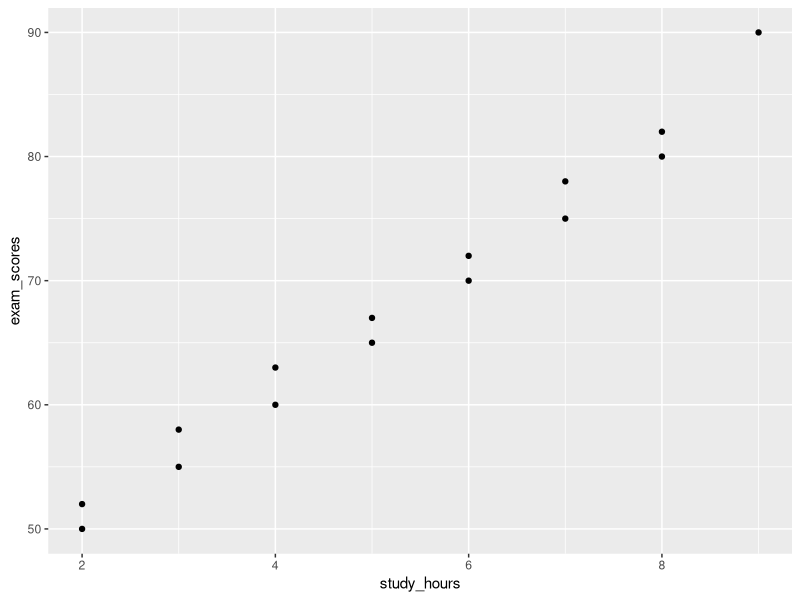
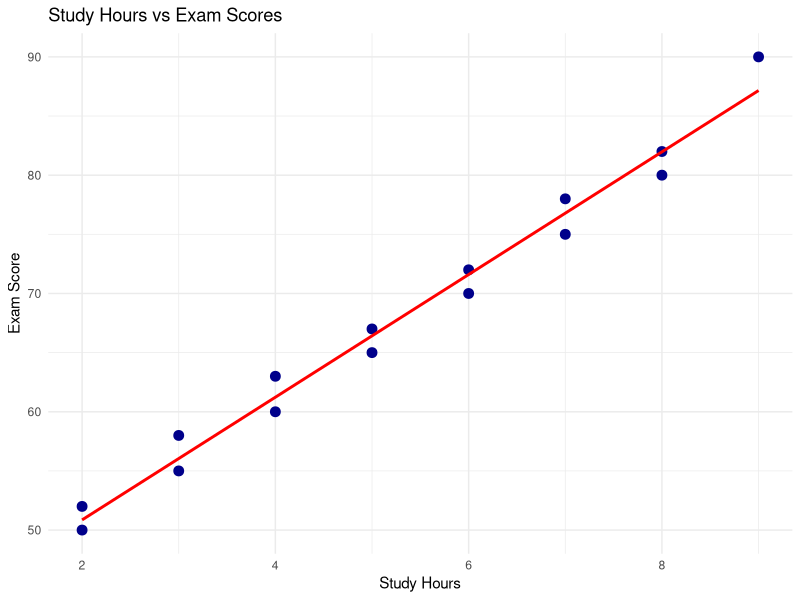

Reproduce these figures in R, in order.
library(ggplot2)

study_hours <- c(2, 3, 4, 5, 6, 7, 8, 2, 4, 6, 5, 7, 3, 8, 9)
exam_scores <- c(50, 55, 60, 65, 70, 75, 80, 52, 63, 72, 67, 78, 58, 82, 90)

data <- data.frame(study_hours, exam_scores)

ggplot(data, aes(x = study_hours, y = exam_scores)) +
  geom_point()

ggplot(data, aes(x = study_hours, y = exam_scores)) + 
  geom_point(size = 3, color = "darkblue") + 
  geom_smooth(method = "lm", se = FALSE, color = "red") + 
  labs( 
    title = "Study Hours vs Exam Scores", 
    x = "Study Hours", 
    y = "Exam Score") +
  theme_minimal()

cor(data$study_hours, data$exam_scores)
cor.test(data$study_hours, data$exam_scores)
